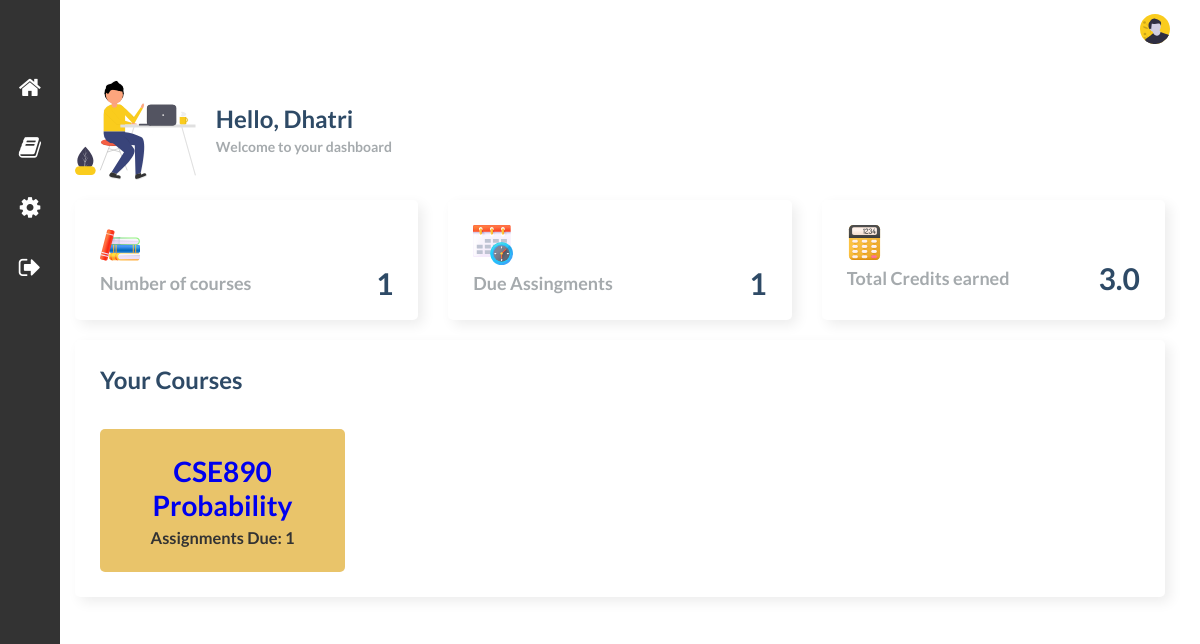
Screenshot of /dashboard/ (signed in) with the database file from the repository.
### lms/models.py (models this page shows, shortened)
class Student(models.Model):
    class Meta:
        verbose_name_plural = 'Student Information'
    f_name = models.CharField(max_length=50)
    l_name = models.CharField(max_length=50)
    s_id = models.CharField(max_length=10)
    email_id = models.EmailField(primary_key=True,max_length=50)
    admission_year = models.DateTimeField(default=timezone.now)

class Course(models.Model):
    course_id = models.CharField(primary_key=True,max_length=10, null=False)
    course_name = models.CharField(max_length=50, null=False)
    course_details = models.CharField(max_length=500, null=False)
    professor_id = models.ForeignKey(Faculty, on_delete=models.CASCADE,null=False)
    course_credits = models.FloatField(null=False)
    class Meta:
        verbose_name_plural = 'Course Information'
        unique_together = (('course_id', 'professor_id', 'course_name'),)
    def __str__(self):
        return self.course_id

### lms/views.py (the view)
# urls.py: path('dashboard/', views.dashboard, name='dashboard'),
@login_required(login_url='login')
def dashboard(request):
    student_info = None
    f_name = None
    s = Student.objects.filter(email_id=request.user)
    for i in s:
        student_info = i.email_id
        f_name = i.f_name
    stu_course_info = Student_Course.objects.filter(email=student_info)
    course = []
    no_of_course = 0
    total_credits = 0
    due_assignments = 0
    for i in stu_course_info:
        cn = Course.objects.filter(course_id=i.course_id)
        total_assignments = Faculty_Assignment.objects.filter(course_id=i.course_id).count()
        completed_assignments = Student_Assignment.objects.filter(course_id=i.course_id,
                                                                  student_id=request.user).count()
        due_assignments = due_assignments + (total_assignments - completed_assignments)
        due = total_assignments - completed_assignments
        for j in cn:
            data = {"course_id": i.course_id,
                    "course_name": j.course_name,
                    "due": due
                    }
            course.append(data)
            no_of_course = no_of_course + 1
            total_credits = total_credits + j.course_credits
    return render(request, 'lms/dashboard.html',
                  context={"name": f_name, "course": course, "no_of_course": no_of_course,
                           "total_credits": total_credits, "due_assignments": due_assignments})

### lms/models.py (called while the page is built)
    def __str__(self):
        return self.email

### lms/templates/lms/dashboard.html (shortened to what this page needs)
{% extends "lms/base.html" %} {% load static %} {% block content %}
    <link rel="stylesheet" type="text/css" href={% static 'css/fac_style.css' %}>
<div class="main__container">
    <div class="main__title">
        <img src={% static 'css/hello.svg' %} />
        <div class="main__greeting">
            <h1>Hello, {{ name }}</h1>
            <p>Welcome to your dashboard</p>
        </div>
    </div>
    <div class="main__cards">
        <div class="card">
            <img width="40" src={% static 'css/books.svg' %} />
            <div class="card_inner">
                <p class="text-primary-p">Number of courses</p>
                <span class="font-bold text-title">{{no_of_course}}</span>
            </div>
        </div>
        <div class="card">
            <img width="40" src={% static 'css/due assignments.svg' %} />
            <div class="card_inner">
                <p class="text-primary-p">Due Assingments</p>
                <span class="font-bold text-title">{{ due_assignments }}</span>
            </div>
        </div>
        <div class="card">
            <img width="35" src={% static 'css/credits.svg' %} />
            <div class="card_inner">
                <p class="text-primary-p">Total Credits earned</p>
                <span class="font-bold text-title">{{ total_credits }}</span>
            </div>
          </div>
        </div>
            <div class="charts__right">
              <div class="charts__right__title">
                  <h1>Your Courses</h1>
              </div>
              <div class="charts__right__cards">
                  {% for i in course %}
                      {% if forloop.counter  %}
                          <div class="card1" id="{{i.course_id}}">
                          <a  id="cour" class="nav-link"  href="/static_page/{{ i.course_id }}/{{ i.course_name }}">
                                <h1>{{ i.course_id}}</h1>
                                <h1>{{ i.course_name}}</h1>
                              <h3>Assignments Due: {{ i.due }}</h3>
                          </a>
                          </div>
                      {% endif %}
                  {% endfor %}
              </div>
            </div>
        </div>
    </div>
{% endblock %}

### lms/static/css/fac_style.css (style rules this page uses)
* { margin: 0; padding: 0; }
body { box-sizing: border-box; font-family: "Lato", sans-serif; }
.text-primary-p { color: #a5aaad; font-size: 18px; font-weight: 700; }
a { text-decoration: none; }
.font-bold { font-weight: 700; font-size: 30px; }
.text-title { color: #2e4a66; }
.main__container { padding: 20px 35px; }
.main__title { display: flex; align-items: center; }
.main__title>img { max-height: 100px; object-fit: contain; margin-right: 20px; }
.main__greeting>h1 { font-size: 24px; color: #2e4a66; margin-bottom: 5px; }
.main__greeting>p { font-size: 14px; font-weight: 700; color: #a5aaad; }
.main__cards { display: grid; grid-template-columns: 1fr 1fr 1fr; gap: 30px; margin: 20px 0; }
.card { display: flex; flex-direction: column; justify-content: space-around; height: 70px; padding: 25px; border-radius: 5px; background: #ffffff; box-shadow: 5px 5px 13px #ededed, -5px -5px 13px #ffffff; }
.card_inner { display: flex; align-items: center; justify-content: space-between; }
.charts__right { padding: 25px; border-radius: 5px; background: #ffffff; box-shadow: 5px 5px 13px #ededed, -5px -5px 13px #ffffff; }
.charts__right__title { display: flex; align-items: center; justify-content: space-between; }
.charts__right__title>h1 { font-size: 24px; color: #2e4a66; margin-bottom: 5px; }
.charts__right__cards { display: grid; grid-template-columns: 1fr 1fr 1fr 1fr; gap: 20px; margin-top: 30px; }
.card1 { background: #d1ecf1; color: #000; text-align: center; padding: 25px; border-radius: 5px; font-size: 14px; }
h3 { color: #333; padding-top: 3%; }

### rows the page displays
Student: f_name "Dhatri"
Course: course_id "CSE890", course_name "Probability", due "1"

### other values shown
{{ no_of_course }} "1"
{{ due_assignments }} "1"
{{ total_credits }} "3.0"
